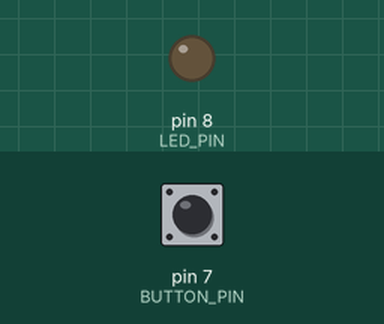
A sketch run on a simulated Arduino Uno, built with avr-gcc and run on an emulated ATmega328P. Parts: output pins drawn as LEDs (lit = HIGH). The test bench sets the inputs (shaded band); at power-on: pin 7 (BUTTON_PIN) HIGH.

Above: at 1.2 s.
1.3 s: pin 7 (BUTTON_PIN) pulled LOW for 0.15 s
At 2.5 s:
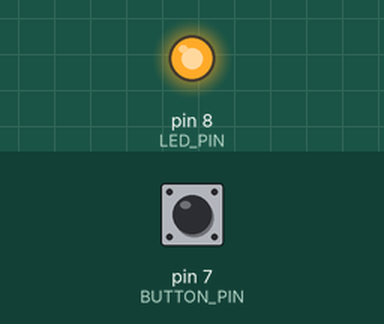
2.9 s: pin 7 (BUTTON_PIN) pulled LOW for 1 s
At 5.0 s:
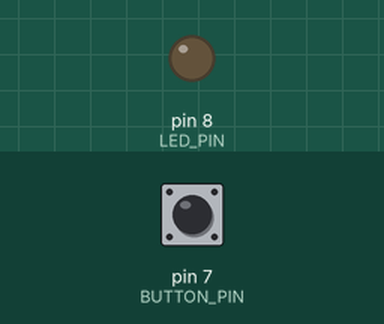
5.4 s: pin 7 (BUTTON_PIN) pulled LOW for 3.2 s
At 9.8 s:
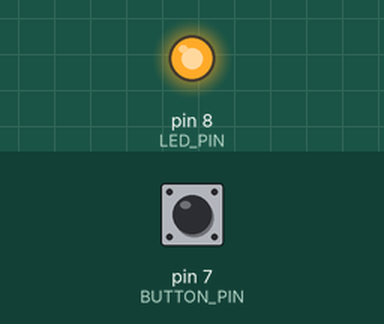
Timing chart, 0 to 11.3 s (numbered marks = the images above; inputs shaded):
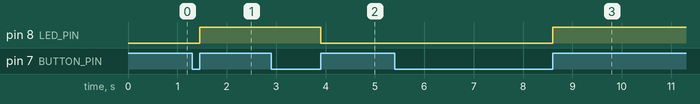

The sketch:

lab2.2.1.ino
```cpp
/*-------------------------------------------------------------------------------

2.1 Modify the program so that the LED turns on after a start signal, which is
    pressing the button, and turns off after pressing the button again, and so
    on (a general example below for further development). Use the Bounce library
    for proper handling of the micro switch.

#include <Bounce2.h>

#define BUTTON PIN 2
#define LED PIN 13

// Inicjalizacja obiektu Bounce
Bounce debouncer = Bounce();

void setup () {
  // Konfiguracja pinu przycisku
  // i aktywowanie rezystora podciągającego:
  pinMode(BUTTON_PIN, INPUT_PULLUP);

  // ustawienie działania funkcji Bounce
  debouncer.attach(BUTTON_PIN);
  debouncer.interval(5); // interwał w ms

  //Konfiguracja pinu diody LED
  pinMode(LED_PIN, OUTPUT);
}

void loop () {
  // Aktualizacja funkcji Bounce
  debouncer.update();

  // Odczyt zaktualizowanej wartości (value)
  int value = debouncer.read();

  // W zależności od stanu włączenie lub wyłączenie diody LED
  if ( ) {

  else {

  }
}

-------------------------------------------------------------------------------*/

#include <Bounce2.h>

#define BUTTON_PIN 7
#define LED_PIN 8

// Initialize the Bounce object
Bounce debouncer = Bounce();
bool state = 0;
bool pressed = 0;

void setup() {
  // Configure the button pin and enable the pull-up resistor:
  pinMode(BUTTON_PIN, INPUT_PULLUP);

  // Set up the Bounce functionality
  debouncer.attach(BUTTON_PIN);
  debouncer.interval(5); // interval in ms

  // Configure the LED pin
  pinMode(LED_PIN, OUTPUT);
}

void loop() {
  // Update the Bounce functionality
  debouncer.update();

  // Read the updated value
  int value = debouncer.read();

  // Depending on the state, turn the LED on or off
  if (value == LOW && pressed == 0) {
    pressed = 1;
  }

  if (value == HIGH && pressed == 1) {
    pressed = 0;
    state = !state;
  }

  digitalWrite(8, state);
}
```

Measured:
- after the input at 1.3 s, pin 8 (LED_PIN): LOW → HIGH after 0.15 s
- after the input at 2.9 s, pin 8 (LED_PIN): HIGH → LOW after 1.0 s
- after the input at 5.4 s, pin 8 (LED_PIN): LOW → HIGH after 3.2 s
